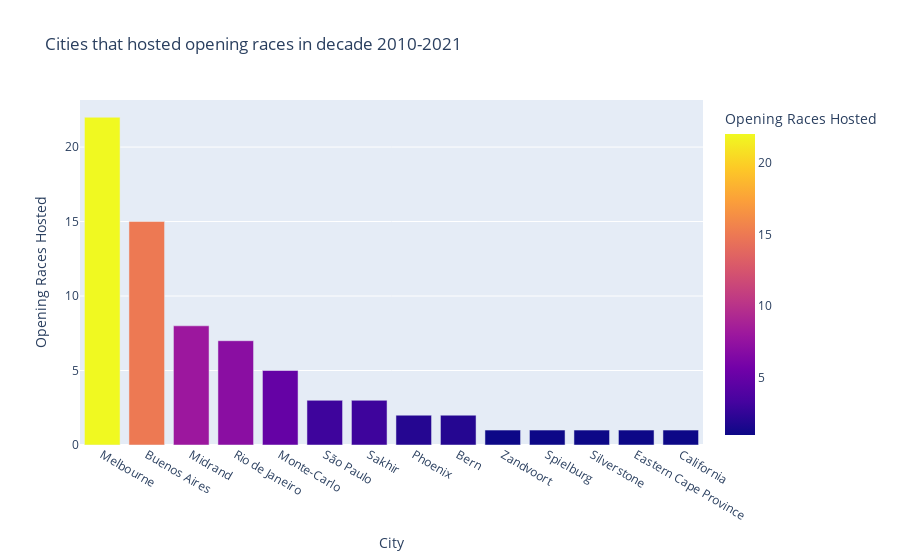

The notebook cell this image was saved under:
### Code cell
px.bar(op_ci, x="City", y="Opening Races Hosted", color="Opening Races Hosted", title="Cities that hosted opening races in decade 2010-2021")

### Figure 1 — Plotly figure (JSON) as saved in the notebook; plotly's stock layout.template omitted (floating-point values rounded to 4 significant figures)
{"data": [{"alignmentgroup": "True", "hovertemplate": "City=%{x}<br>Opening Races Hosted=%{marker.color}<extra></extra>", "legendgroup": "", "marker": {"color": [22, 15, 8, 7, 5, 3, 3, 2, 2, 1, 1, 1, 1, 1], "coloraxis": "coloraxis", "pattern": {"shape": ""}}, "name": "", "offsetgroup": "", "orientation": "v", "showlegend": false, "textposition": "auto", "type": "bar", "x": ["Melbourne", "Buenos Aires", "Midrand", "Rio de Janeiro", "Monte-Carlo", "São Paulo", "Sakhir", "Phoenix", "Bern", "Zandvoort", "Spielburg", "Silverstone", "Eastern Cape Province", "California"], "xaxis": "x", "y": [22, 15, 8, 7, 5, 3, 3, 2, 2, 1, 1, 1, 1, 1], "yaxis": "y"}], "layout": {"barmode": "relative", "coloraxis": {"colorbar": {"title": {"text": "Opening Races Hosted"}}, "colorscale": [[0, "#0d0887"], [0.1111, "#46039f"], [0.2222, "#7201a8"], [0.3333, "#9c179e"], [0.4444, "#bd3786"], [0.5556, "#d8576b"], [0.6667, "#ed7953"], [0.7778, "#fb9f3a"], [0.8889, "#fdca26"], [1, "#f0f921"]]}, "legend": {"tracegroupgap": 0}, "title": {"text": "Cities that hosted opening races in decade 2010-2021"}, "xaxis": {"anchor": "y", "domain": [0, 1], "title": {"text": "City"}}, "yaxis": {"anchor": "x", "domain": [0, 1], "title": {"text": "Opening Races Hosted"}}}}
